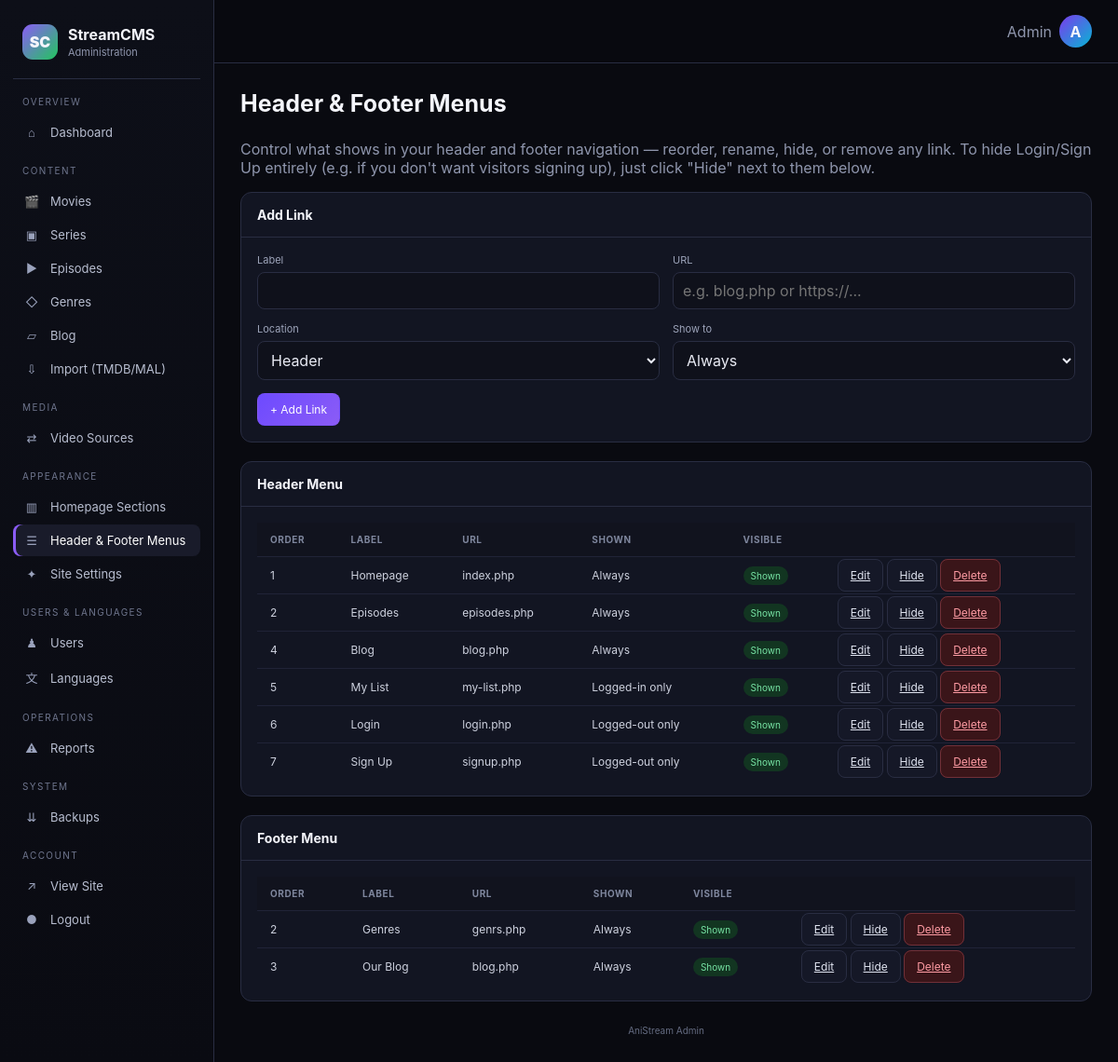
Screenshot of /admin/menus.php (signed in) with the database file from the repository.
### tables this page shows
CREATE TABLE IF NOT EXISTS nav_links (
    id INT AUTO_INCREMENT PRIMARY KEY,
    label VARCHAR(100) NOT NULL,
    url VARCHAR(255) NOT NULL,
    location ENUM('header','footer') NOT NULL DEFAULT 'header',
    visibility ENUM('always','guest_only','auth_only') NOT NULL DEFAULT 'always',
    sort_order INT DEFAULT 0,
    visible TINYINT(1) DEFAULT 1
);

### includes/functions.php (called while the page is built, shortened)
<?php
function h($value) {
    return htmlspecialchars($value ?? '', ENT_QUOTES, 'UTF-8');
}
    ?>

### admin/menus.php (the view, shortened to what this page needs)
<?php
require_once __DIR__ . '/includes/auth.php';
$editing = null;
$headerLinks = $pdo->query("SELECT * FROM nav_links WHERE location = 'header' ORDER BY sort_order")->fetchAll();
$footerLinks = $pdo->query("SELECT * FROM nav_links WHERE location = 'footer' ORDER BY sort_order")->fetchAll();
$visLabels = ['always' => 'Always', 'guest_only' => 'Logged-out only', 'auth_only' => 'Logged-in only'];
$admin_page_title = 'Header & Footer Menus';
$admin_active = 'menus';
include __DIR__ . '/includes/layout_top.php';
function render_nav_table($links, $visLabels) { ?>
  <table class="table">
    <thead><tr><th>Order</th><th>Label</th><th>URL</th><th>Shown</th><th>Visible</th><th></th></tr></thead>
    <tbody>
      <?php foreach ($links as $l): ?>
        <tr>
          <td><?= (int)$l['sort_order'] ?></td>
          <td><?= h($l['label']) ?></td>
          <td class="muted"><?= h($l['url']) ?></td>
          <td class="muted"><?= h($visLabels[$l['visibility']] ?? $l['visibility']) ?></td>
          <td><span class="status <?= $l['visible'] ? 'published' : 'archived' ?>"><?= $l['visible'] ? 'Shown' : 'Hidden' ?></span></td>
          <td>
            <a href="menus.php?edit=<?= (int)$l['id'] ?>" class="btn">Edit</a>
            <a href="menus.php?toggle=<?= (int)$l['id'] ?>" class="btn"><?= $l['visible'] ? 'Hide' : 'Show' ?></a>
            <a href="menus.php?delete=<?= (int)$l['id'] ?>" class="btn danger" onclick="return confirm('Delete this link?')">Delete</a>
          </td>
        </tr>
      <?php endforeach; ?>
    </tbody>
  </table>
<?php }
?>
  <p class="muted" style="margin-bottom:16px;">
    Control what shows in your header and footer navigation — reorder, rename, hide, or
    remove any link. To hide Login/Sign Up entirely (e.g. if you don't want visitors
    signing up), just click "Hide" next to them below.
  </p>
  <div class="panel" style="margin-bottom:20px;">
    <div class="panel-head"><h2><?= $editing ? 'Edit Link' : 'Add Link' ?></h2></div>
    <div class="panel-body">
      <form method="post" class="form-grid">
        <div class="field"><label>Label</label><input type="text" name="label" required value="<?= h($editing['label'] ?? '') ?>"></div>
        <div class="field"><label>URL</label><input type="text" name="url" placeholder="e.g. blog.php or https://..." required value="<?= h($editing['url'] ?? '') ?>"></div>
        <?php if (!$editing): ?>
        <div class="field">
          <label>Location</label>
          <select name="location">
            <option value="header">Header</option>
          </select>
        </div>
        <?php endif; ?>
        <div class="field">
          <label>Show to</label>
          <select name="visibility">
            <?php foreach ($visLabels as $val => $lbl): ?>
              <option value="<?= $val ?>" <?= ($editing['visibility'] ?? 'always') === $val ? 'selected' : '' ?>><?= $lbl ?></option>
            <?php endforeach; ?>
          </select>
        </div>
        <div class="field full">
          <button type="submit" class="btn primary"><?= $editing ? 'Save Changes' : '+ Add Link' ?></button>
        </div>
      </form>
    </div>
  </div>
  <div class="panel" style="margin-bottom:20px;">
    <div class="panel-head"><h2>Header Menu</h2></div>
    <div class="panel-body table-wrap"><?php render_nav_table($headerLinks, $visLabels); ?></div>
  </div>
  <div class="panel">
    <div class="panel-head"><h2>Footer Menu</h2></div>
    <div class="panel-body table-wrap"><?php render_nav_table($footerLinks, $visLabels); ?></div>
  </div>
<?php include __DIR__ . '/includes/layout_bottom.php'; ?>

### admin/includes/layout_top.php (shortened to what this page needs)
<?php
$admin_page_title = $admin_page_title ?? 'Dashboard';
$admin_active = $admin_active ?? '';
function nav_active($key, $active) { return $key === $active ? ' active' : ''; }
?>
<!DOCTYPE html>
<html lang="en">
<head>
<link rel="stylesheet" href="admin.css">
</head>
<body>
<div class="app">
<aside class="sidebar">
  <div class="brand"><div class="brand-mark">SC</div><div><strong>StreamCMS</strong><small>Administration</small></div></div>
  <div class="nav-group">
    <div class="nav-title">Overview</div>
    <a class="nav-item<?= nav_active('dashboard', $admin_active) ?>" href="index.php"><span class="nav-left"><span class="ico">⌂</span>Dashboard</span></a>
  </div>
  <div class="nav-group">
    <div class="nav-title">Content</div>
    <a class="nav-item<?= nav_active('movies', $admin_active) ?>" href="movies.php"><span class="nav-left"><span class="ico">🎬</span>Movies</span></a>
    <a class="nav-item<?= nav_active('series', $admin_active) ?>" href="series.php"><span class="nav-left"><span class="ico">▣</span>Series</span></a>
    <a class="nav-item<?= nav_active('episodes', $admin_active) ?>" href="episodes.php"><span class="nav-left"><span class="ico">▶</span>Episodes</span></a>
    <a class="nav-item<?= nav_active('genres', $admin_active) ?>" href="genres.php"><span class="nav-left"><span class="ico">◇</span>Genres</span></a>
    <a class="nav-item<?= nav_active('blog', $admin_active) ?>" href="blog.php"><span class="nav-left"><span class="ico">▱</span>Blog</span></a>
    <a class="nav-item<?= nav_active('import', $admin_active) ?>" href="import.php"><span class="nav-left"><span class="ico">⇩</span>Import (TMDB/MAL)</span></a>
  </div>
  <div class="nav-group">
    <div class="nav-title">Media</div>
    <a class="nav-item<?= nav_active('sources', $admin_active) ?>" href="video_sources.php"><span class="nav-left"><span class="ico">⇄</span>Video Sources</span></a>
  </div>
  <div class="nav-group">
    <div class="nav-title">Appearance</div>
    <a class="nav-item<?= nav_active('homepage', $admin_active) ?>" href="homepage_sections.php"><span class="nav-left"><span class="ico">▥</span>Homepage Sections</span></a>
    <a class="nav-item<?= nav_active('menus', $admin_active) ?>" href="menus.php"><span class="nav-left"><span class="ico">☰</span>Header & Footer Menus</span></a>
    <a class="nav-item<?= nav_active('settings', $admin_active) ?>" href="settings.php"><span class="nav-left"><span class="ico">✦</span>Site Settings</span></a>
  </div>
  <div class="nav-group">
    <div class="nav-title">Users & Languages</div>
    <a class="nav-item<?= nav_active('users', $admin_active) ?>" href="users.php"><span class="nav-left"><span class="ico">♟</span>Users</span></a>
    <a class="nav-item<?= nav_active('languages', $admin_active) ?>" href="languages.php"><span class="nav-left"><span class="ico">文</span>Languages</span></a>
  </div>
  <div class="nav-group">
    <div class="nav-title">Operations</div>
    <a class="nav-item<?= nav_active('reports', $admin_active) ?>" href="reports.php"><span class="nav-left"><span class="ico">⚠</span>Reports</span></a>
  </div>
  <div class="nav-group">
    <div class="nav-title">System</div>
    <a class="nav-item<?= nav_active('backup', $admin_active) ?>" href="backup.php"><span class="nav-left"><span class="ico">⇊</span>Backups</span></a>
  </div>
  <div class="nav-group">
    <div class="nav-title">Account</div>
    <a class="nav-item" href="../index.php" target="_blank"><span class="nav-left"><span class="ico">↗</span>View Site</span></a>
    <a class="nav-item" href="logout.php"><span class="nav-left"><span class="ico">●</span>Logout</span></a>
  </div>
</aside>
<main class="main">
<header class="topbar">
  <div class="top-actions">
    <span class="muted"><?= h($_SESSION['admin_name'] ?? 'Admin') ?></span>
    <div class="avatar">A</div>
  </div>
</header>
<div class="content">
  <div class="page-head">
    <div>
      <h1><?= h($admin_page_title) ?></h1>
    </div>
  </div>

### admin/includes/layout_bottom.php
  <div class="footer-note">AniStream Admin</div>
</div>
</main>
</div>
</body>
</html>

### admin/admin.css (style rules this page uses)
:root { --bg:#090a10; --sidebar:#0d0f18; --surface:#121522; --surface2:#171a29; --surface3:#1d2132; --border:#292d42; --text:#f4f5fb; --muted:#8f96ad; --primary:#8b5cf6; --primary2:#6d4aff; --cyan:#22d3ee; --green:#22c55e; --yellow:#f59e0b; --red:#ef4444; --blue:#3b82f6; --shadow:0 18px 45px rgba(0,0,0,.25); }
* { box-sizing:border-box }
html,body { margin:0;min-height:100%;font-family:Inter,ui-sans-serif,system-ui,-apple-system,BlinkMacSystemFont,"Segoe UI",sans-serif;background:var(--bg);color:var(--text) }
button,input,select,textarea { font:inherit }
button { cursor:pointer }
.app { display:flex;min-height:100vh }
.sidebar { width:272px;background:linear-gradient(180deg,#0d0f18,#0a0b12);border-right:1px solid var(--border);position:fixed;inset:0 auto 0 0;overflow:auto;padding:18px 14px;z-index:20 }
.brand { display:flex;align-items:center;gap:11px;padding:8px 10px 20px;border-bottom:1px solid var(--border);margin-bottom:14px }
.brand-mark { width:38px;height:38px;border-radius:11px;background:linear-gradient(135deg,var(--primary),#22c55e);display:grid;place-items:center;font-weight:900 }
.brand strong { font-size:16px }
.brand small { display:block;color:var(--muted);font-size:11px;margin-top:2px }
.nav-group { margin:18px 0 }
.nav-title { font-size:10px;letter-spacing:1.4px;color:#6f768e;text-transform:uppercase;padding:0 10px 8px }
.nav-item { display:flex;align-items:center;justify-content:space-between;color:#b8bed0;text-decoration:none;padding:9px 10px;border-radius:8px;margin:2px 0;font-size:13px }
.nav-item:hover,.nav-item.active { background:#191b2a;color:white }
.nav-item.active { box-shadow:inset 3px 0 0 var(--primary) }
.nav-left { display:flex;gap:10px;align-items:center }
.ico { width:20px;text-align:center;color:#9aa2bc }
.main { margin-left:272px;width:calc(100% - 272px);min-width:0 }
.topbar { height:68px;border-bottom:1px solid var(--border);background:rgba(9,10,16,.92);backdrop-filter:blur(12px);display:flex;align-items:center;gap:16px;padding:0 28px;position:sticky;top:0;z-index:15 }
.top-actions { margin-left:auto;display:flex;gap:8px;align-items:center }
.avatar { width:35px;height:35px;border-radius:50%;display:grid;place-items:center;background:linear-gradient(135deg,#7c3aed,#06b6d4);font-weight:700 }
.content { padding:28px;max-width:1600px;margin:auto }
.page-head { display:flex;align-items:flex-start;justify-content:space-between;gap:18px;margin-bottom:24px }
.page-head h1 { margin:0;font-size:25px }
.btn { border:1px solid var(--border);background:#151827;color:#dfe3ef;border-radius:8px;padding:9px 13px;font-size:12px }
.btn.primary { background:linear-gradient(135deg,var(--primary2),var(--primary));border-color:transparent;color:white }
.btn.danger { background:#3a1519;border-color:#713038;color:#ff9ca4 }
.panel { background:var(--surface);border:1px solid var(--border);border-radius:12px;overflow:hidden }
.panel-head { padding:15px 17px;border-bottom:1px solid var(--border);display:flex;justify-content:space-between;align-items:center }
.panel-head h2 { font-size:14px;margin:0 }
.panel-body { padding:17px }
.table-wrap { overflow:auto }
.table { width:100%;border-collapse:collapse;font-size:12px }
.table th,.table td { text-align:left;padding:12px 14px;border-bottom:1px solid #202337;white-space:nowrap }
.table th { font-size:10px;color:#7f879e;text-transform:uppercase;letter-spacing:.6px;background:#11131e }
.table td { color:#cdd1de }
.table tr:last-child td { border-bottom:0 }
.status { padding:4px 8px;border-radius:20px;font-size:10px }
.published { background:#123521;color:#77e3a4 }
.muted { color:var(--muted) }
.form-grid { display:grid;grid-template-columns:repeat(2,minmax(0,1fr));gap:14px }
.field label { display:block;color:#9da4ba;font-size:11px;margin-bottom:6px }
.field input,.field select,.field textarea { width:100%;background:#0f111b;border:1px solid var(--border);color:#e9ebf4;border-radius:8px;padding:9px 10px;outline:none }
.field.full { grid-column:1/-1 }
.footer-note { padding:25px 0 5px;color:#656c82;font-size:10px;text-align:center }
@media (max-width:1200px) { .sidebar { width:230px } }
@media (max-width:1200px) { .main { margin-left:230px;width:calc(100% - 230px) } }

### rows the page displays
nav_links: sort_order "1", label "Homepage", url "index.php", visibility "Always", visible "Shown"
nav_links: sort_order "2", label "Episodes", url "episodes.php", visibility "Always", visible "Shown"
nav_links: sort_order "4", label "Blog", url "blog.php", visibility "Always", visible "Shown"
nav_links: sort_order "5", label "My List", url "my-list.php", visibility "Logged-in only", visible "Shown"
nav_links: sort_order "6", label "Login", url "login.php", visibility "Logged-out only", visible "Shown"
nav_links: sort_order "7", label "Sign Up", url "signup.php", visibility "Logged-out only", visible "Shown"
nav_links: sort_order "2", label "Genres", url "genrs.php", visibility "Always", visible "Shown"
nav_links: sort_order "3", label "Our Blog", url "blog.php", visibility "Always", visible "Shown"

### other values shown
$_SESSION['admin_name'] "Admin"
$admin_page_title "Header & Footer Menus"
form field visibility "Always"
